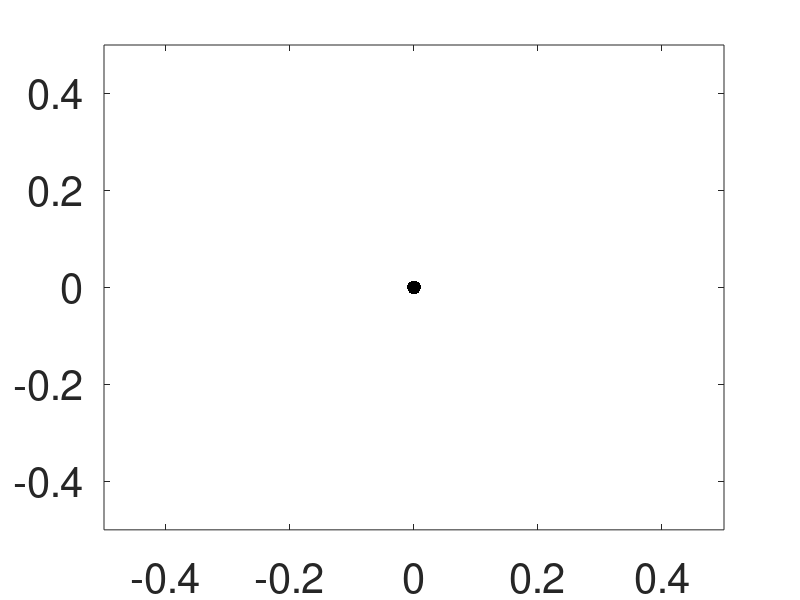

Here is the MATLAB script that generated this plot: (Note: this script raises an error after producing the figure.)
%Create trajectories

clear all; close all;

R = 1; s_R = 0.5; % mean and standard deviation of radial distance
theta = 200; s_t = 10*pi/180; 
dt = 1e-3;
T1 = 0.1; % stationary interval
X0 = [0;0];
T2 = 0.2; % switch interval
lambda = 1; % decay rate
theta = 200;

figure(1)
plot(0,0,'k.','MarkerSize',30)
xlim([-0.5 0.5])
ylim([-0.5 0.5])
set(gca,'FontSize',30)

X(:,1) = X0;
nos = sqrt(dt)*[s_R 0; 0 s_t];

m1 = R*cos(theta*pi/180);
m2 = R*sin(theta*pi/180);
mu = [m1;m2];

for i = 2:T1/dt
    X(:,i) = X(:,i-1) + (mu-lambda*X(:,i-1))*dt + nos*randn(2,1);
    h_temp = atan(abs(X(2,i))/abs(X(1,i)))*180/pi;
    if X(1,i) < 0
        if X(2,i) > 0
            h(i) = 180 - h_temp;
        else
            h(i) = 180 + h_temp;
        end
    else
        if X(2,i) > 0
            h(i) = h_temp;
        else
            h(i) = 360 - h_temp;
        end
    end
end

Y(:,1) = X(:,end);

%theta2 = 360*rand; % direction switches randomly
theta2 = 30;
m1b = R*cos(theta2*pi/180);
m2b = R*sin(theta2*pi/180);
mub = [m1b;m2b];

for i = 2:T2/dt
    Y(:,i) = Y(:,i-1) + (mub-lambda*Y(:,i-1))*dt + nos*randn(2,1);
    h_temp = atan(abs(Y(2,i))/abs(Y(1,i)))*180/pi;
    if Y(1,i) < 0
        if Y(2,i) > 0
            h2(i) = 180 - h_temp;
        else
            h2(i) = 180 + h_temp;
        end
    else
        if Y(2,i) > 0
            h2(i) = h_temp;
        else
            h2(i) = 360 - h_temp;
        end
    end
end

y = animatedline('Color','b','LineWidth',2);
figure(1)
for k = 1:T1/dt
    addpoints(y,X(1,k),X(2,k));
    drawnow
    F1(k) = getframe(gcf);
end

z = animatedline('Color','r','LineWidth',2);

figure(1)
for k = 1:T2/dt
    addpoints(z,Y(1,k),Y(2,k));
    drawnow
    F2(k) = getframe(gcf);
end

F = MergeStructs(F1,F2);

figure(1)
video = VideoWriter('decay','MPEG-4');
open(video)
writeVideo(video,F)
close(video)